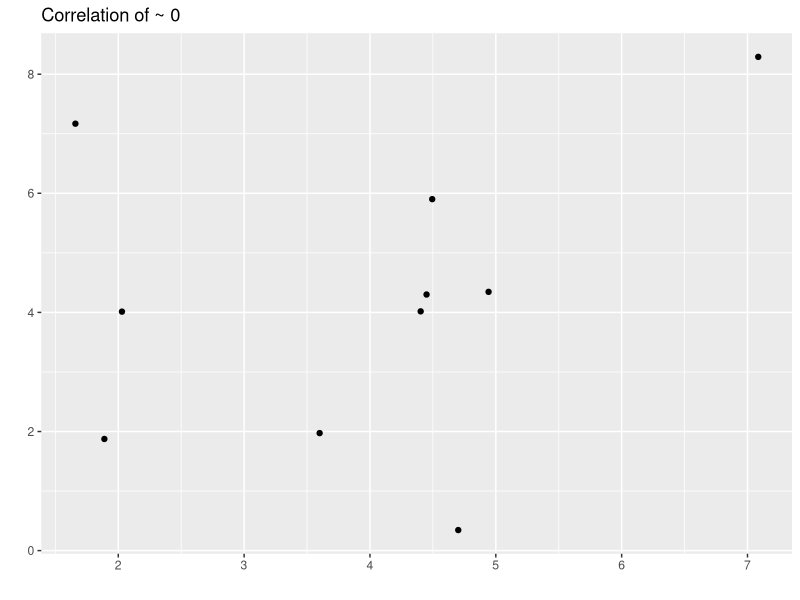
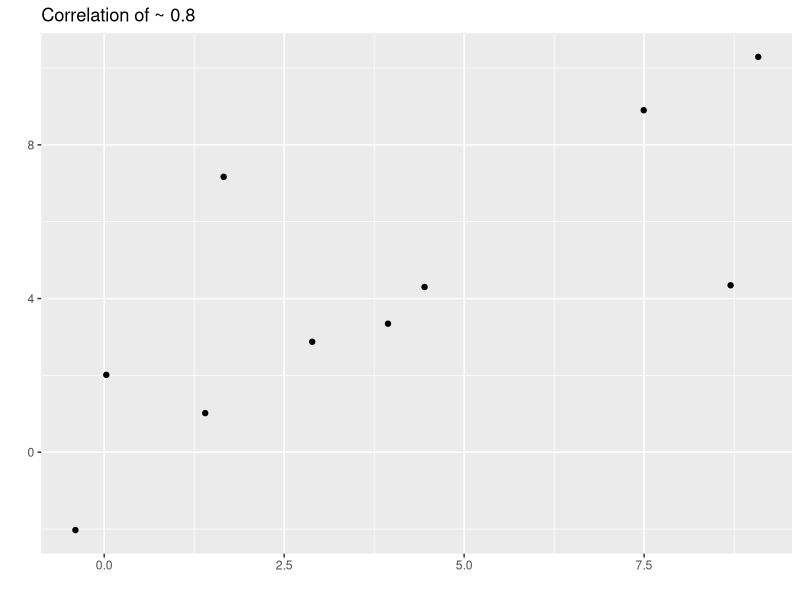
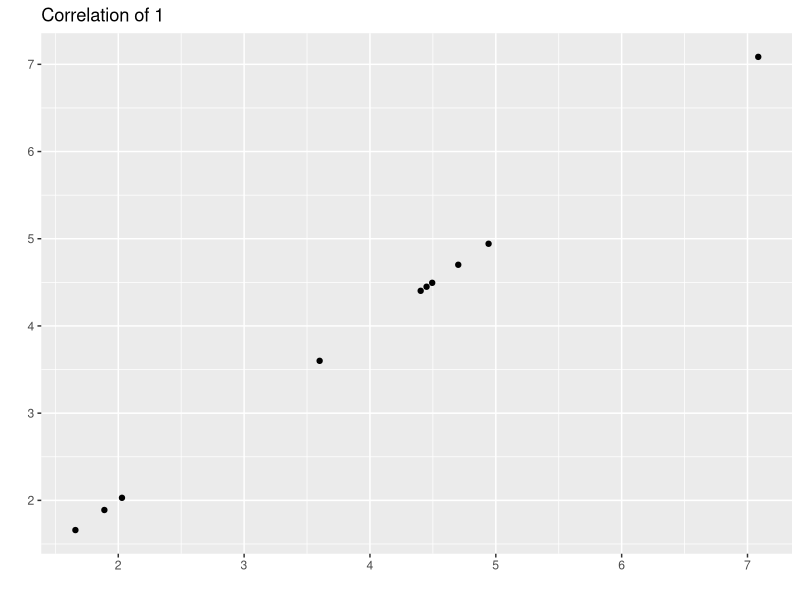

Source code (R) for these figures, in order:
## ---- chunk 1
library(ggplot2)
dat <- data.frame(rand1 = rnorm(n = 10, mean = 5, sd = 2),
                  rand2 = rnorm(n = 10, mean = 5, sd = 2))
dat$part1 <- dat$rand1 - c(-4,-3,-2,-1,0,0,1,2,3,4)
dat$part2 <- dat$rand2 - c(-4,-3,-2,-1,0,0,1,2,3,4)
ggplot(data = dat) + geom_point(aes(x = rand1, y = rand2)) + xlab('') + ylab('') +
  ggtitle('Correlation of ~ 0')
## ---- chunk 2
ggplot(data = dat) + geom_point(aes(x = part1, y = part2)) + xlab('') + ylab('') +
  ggtitle('Correlation of ~ 0.8')
ggplot(data = dat) + geom_point(aes(x = rand1, y = rand1)) + xlab('') + ylab('') +
  ggtitle('Correlation of 1')
